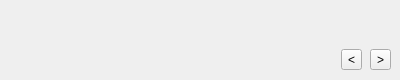
<?xml version="1.0" encoding="UTF-8"?>
<ui version="4.0">
 <class>FloatingWindow</class>
 <widget class="QWidget" name="FloatingWindow">
  <property name="geometry">
   <rect>
    <x>0</x>
    <y>0</y>
    <width>400</width>
    <height>80</height>
   </rect>
  </property>
  <property name="windowTitle">
   <string>Form</string>
  </property>
  <property name="styleSheet">
   <string notr="true"/>
  </property>
  <layout class="QHBoxLayout" name="horizontalLayout_4">
   <property name="spacing">
    <number>0</number>
   </property>
   <property name="leftMargin">
    <number>0</number>
   </property>
   <property name="topMargin">
    <number>0</number>
   </property>
   <property name="rightMargin">
    <number>0</number>
   </property>
   <property name="bottomMargin">
    <number>0</number>
   </property>
   <item>
    <widget class="QWidget" name="CurrentPinYinWindow" native="true">
     <property name="styleSheet">
      <string notr="true">#CurrentPinYinWindow{border-image: url(:/res/PYin.png);}</string>
     </property>
     <layout class="QVBoxLayout" name="verticalLayout">
      <property name="spacing">
       <number>0</number>
      </property>
      <property name="leftMargin">
       <number>0</number>
      </property>
      <property name="topMargin">
       <number>0</number>
      </property>
      <property name="rightMargin">
       <number>0</number>
      </property>
      <property name="bottomMargin">
       <number>0</number>
      </property>
      <item>
       <layout class="QHBoxLayout" name="horizontalLayout_3">
        <item>
         <widget class="QLabel" name="Label_CurrentText">
          <property name="text">
           <string/>
          </property>
         </widget>
        </item>
        <item>
         <widget class="QLabel" name="Label_CurrentHanZi">
          <property name="text">
           <string/>
          </property>
         </widget>
        </item>
       </layout>
      </item>
      <item>
       <layout class="QHBoxLayout" name="horizontalLayout" stretch="5,1">
        <property name="spacing">
         <number>0</number>
        </property>
        <item>
         <widget class="QWidget" name="widget_2" native="true"/>
        </item>
        <item>
         <widget class="QWidget" name="widget" native="true">
          <layout class="QHBoxLayout" name="horizontalLayout_2">
           <property name="spacing">
            <number>0</number>
           </property>
           <property name="leftMargin">
            <number>0</number>
           </property>
           <property name="topMargin">
            <number>0</number>
           </property>
           <property name="rightMargin">
            <number>0</number>
           </property>
           <property name="bottomMargin">
            <number>0</number>
           </property>
           <item>
            <widget class="QToolButton" name="TBtn_Backward">
             <property name="text">
              <string>&lt;</string>
             </property>
            </widget>
           </item>
           <item>
            <widget class="QToolButton" name="TBtn_Forward">
             <property name="text">
              <string>&gt;</string>
             </property>
            </widget>
           </item>
          </layout>
         </widget>
        </item>
       </layout>
      </item>
     </layout>
    </widget>
   </item>
  </layout>
 </widget>
 <resources/>
 <connections/>
</ui>
